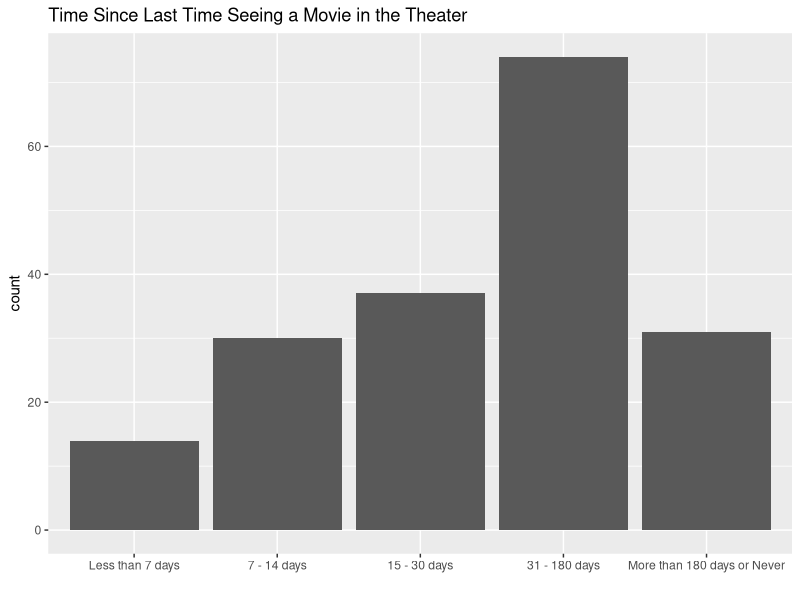
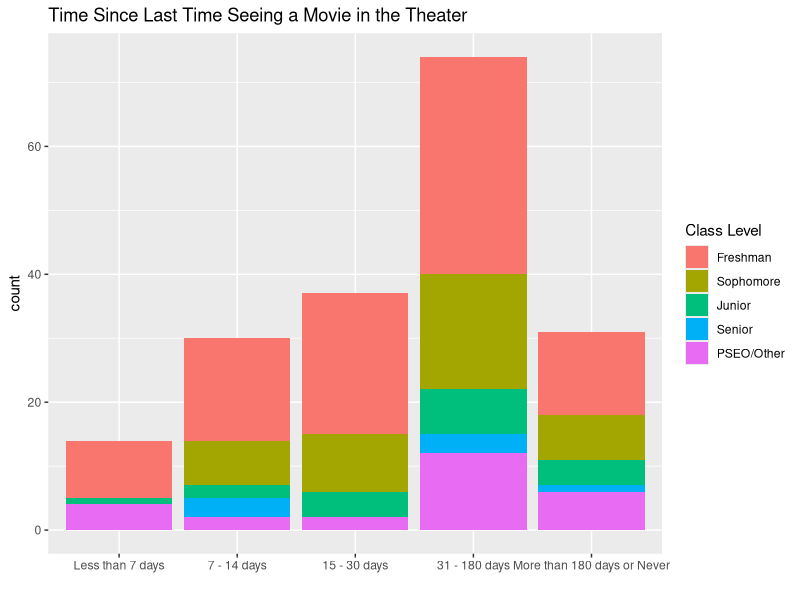
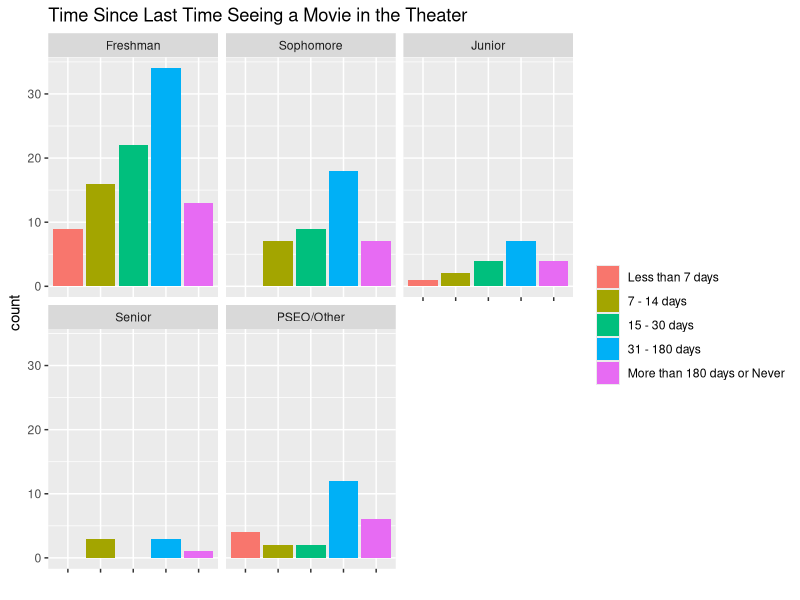
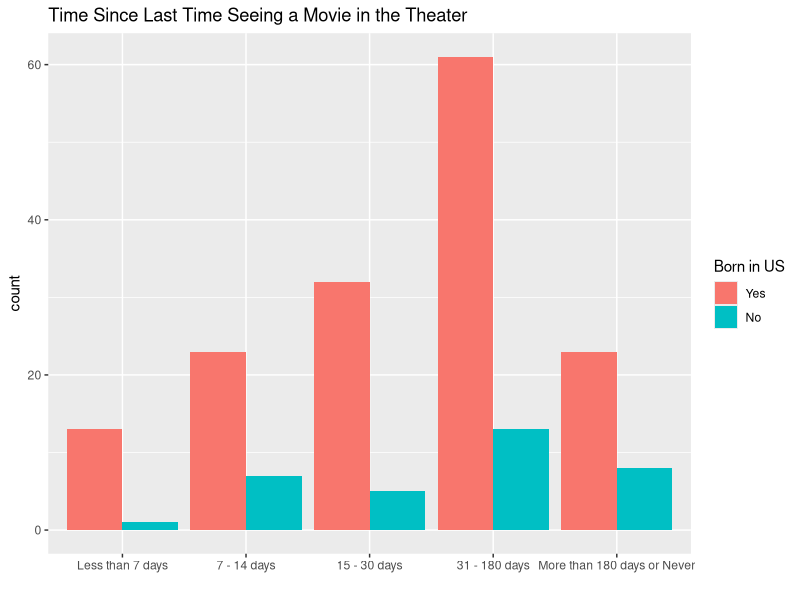
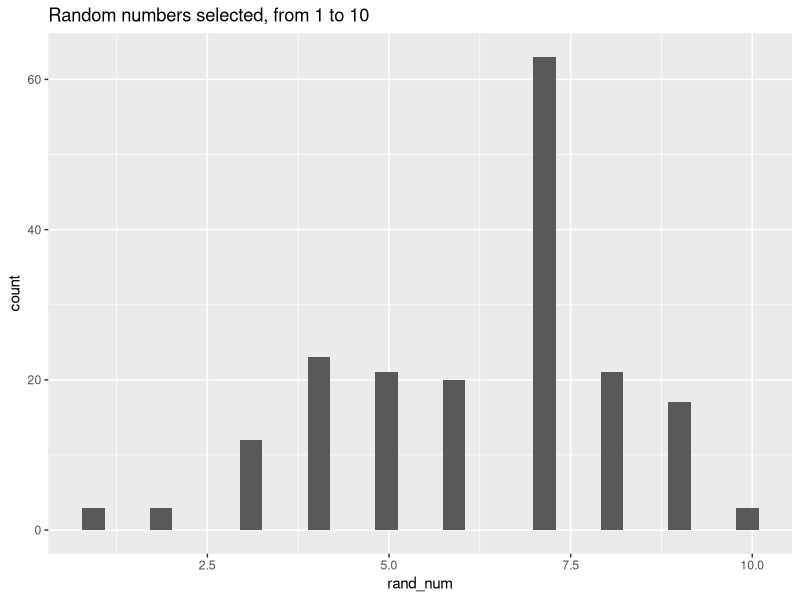
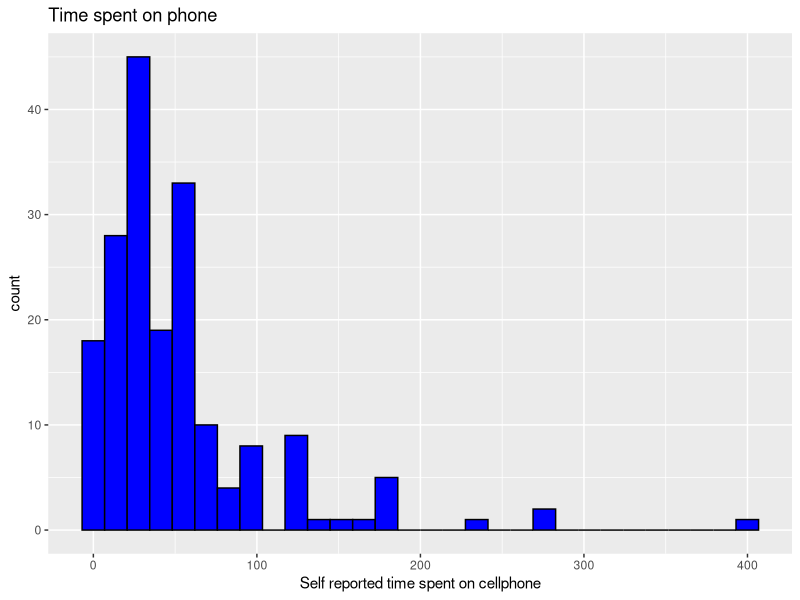
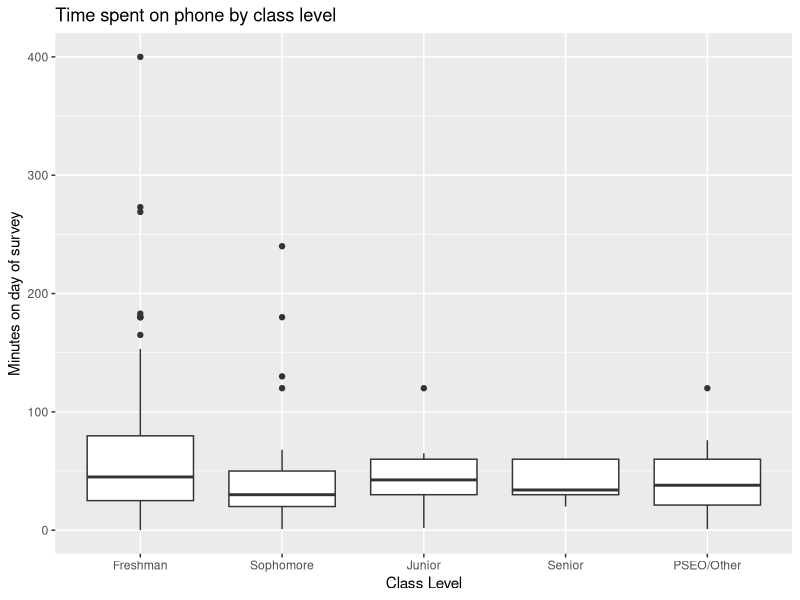
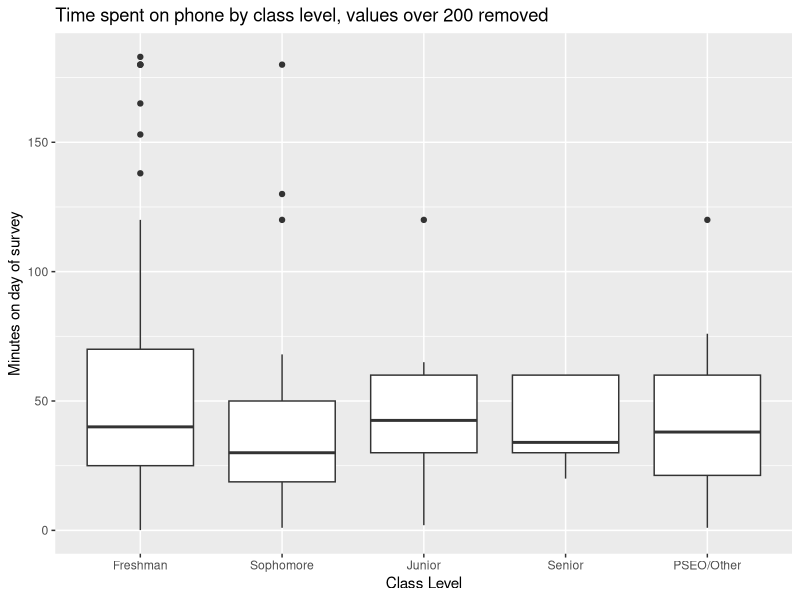

Source code (R) for these figures, in order:
## ---- chunk 1
# Load the tidyverse, ggplot and save the data to a tibble with a short 
library(tidyverse)
library(ggplot2)
#Create student data tibble

student_data<-read_csv("data.csv",locale=locale(encoding="latin1"))

student_data
## ---- chunk 2

 # First, I'll save the names as they are, in case I want to refer to them later in the app. 
  
og_questions<-colnames(student_data)
  
# Rename columns I'm keeping
studata<-student_data|>
  rename(
    num_pets = 7,
    dist = all_of(9),
    minutes = 10,
    how_old = 11,
    us_born = 12,
    name_ltrs = 13,
    since_movie = all_of(14),
    num_stuffies = 15,
    non_scsu = 16,
    stu_yr = 17,
    rand_num = 18,
    semester = 19,
    acad_yr = 20,
    dog = 21,
    cat = 22, 
    reptile = 23,
    fish = 24, 
    bird = 25,
    other = 26,
    none = 27)|>
  
  # Remove unneeded columns
  select(-c(1:6,8,28))|>
  
  #Change numerical values to 'Yes' or 'No', as appropriate.
  
  mutate(dog = if_else(dog == 1,"Yes","No"), 
         cat = if_else(cat == 1,"Yes","No"),
         reptile = if_else(reptile == 1,"Yes","No"),
         fish = if_else(fish == 1,"Yes","No"),
         bird = if_else(bird == 1,"Yes","No"),
         other = if_else(other == 1,"Yes","No"),
         none = if_else(none == 1,"No pets","Has pet(s)")) |>

  #Finally, before I start with the summaries, I'll create factors for my         qualitative variables and assign the levels, as appropriate.
  
 
  mutate(us_bornF = factor(us_born,levels=c("Yes","No")),
         since_movieF = factor(since_movie,levels=c("Less than 7 days","7 - 14 days","15 - 30 days","31 - 180 days","More than 180 days or Never")),
         non_scsuF = factor(non_scsu,levels=c("Yes","No")),
         stu_yrF = factor(stu_yr,levels=c("Freshman", "Sophomore", "Junior", "Senior","PSEO/Other")),
         semesterF = factor(semester,levels=c("Fall","Spring")),
         acad_yrF = factor(acad_yr,levels = c("2024/2025", "2025/2026","2026/2027")),
         dogF = factor(dog,levels=c("Yes","No")),
         catF = factor(cat,levels=c("Yes","No")),
         reptileF = factor(reptile,levels=c("Yes","No")),
         fishF = factor(fish,levels=c("Yes","No")),
         birdF = factor(bird,levels=c("Yes","No")),
         otherF = factor(other,levels=c("Yes","No")),
         noneF = factor(none,levels=c("Has pet(s)","No pets"))
         
         )

og_questions
studata
## ---- chunk 3
# First, mean and standard deviation
mean_sum<-apply(X=studata |> select(where(is.numeric)), 
                MARGIN = 2,
                FUN = function(x){
                  temp = c(mean(x),sd(x))
                  names(temp)<-c("mean", "sd")
                  temp
                }
)
mean_sum

## ---- chunk 4

#5 Number summaries
five_num_sum<-apply(X=studata |> select(where(is.numeric)), 
                MARGIN = 2,
                FUN = summary
)
five_num_sum
## ---- chunk 5
studata|>
  group_by(stu_yrF)|>
  summarize(count=n())
## ---- chunk 6
studata|>
  group_by(stu_yrF,non_scsuF)|>
  summarize(count = n())|>
  pivot_wider(names_from = non_scsuF, values_from = count)
## ---- chunk 7
studata|>
  group_by(stu_yrF,semesterF)|>
  summarize(count = n())|>
  pivot_wider(names_from = semesterF, values_from = count)
## ---- chunk 8
studata|>
  group_by(noneF)|>
  summarize(mean_stuffies = mean(num_stuffies))
## ---- chunk 9
studata|>
  group_by(acad_yrF)|>
  summarize(mean_guess = mean(how_old))
## ---- chunk 10
studata|>
  group_by(semesterF,acad_yrF)|>
  summarize(mean_guess = mean(how_old))|>
  pivot_wider(names_from = acad_yrF, values_from = mean_guess)
## ---- chunk 11
movie_bar<-ggplot(data=studata,aes(x=since_movieF))+geom_bar()+labs(
    title = "Time Since Last Time Seeing a Movie in the Theater",
    x = "")

movie_bar
## ---- chunk 12
movie_bar2<-ggplot(data=studata,aes(x = since_movieF, fill = stu_yrF))+geom_bar()+labs(
    title = "Time Since Last Time Seeing a Movie in the Theater",
    x = "") + scale_fill_discrete("Class Level")

movie_bar2
## ---- chunk 13
movie_bar3<-ggplot(data=studata,aes(x = since_movieF, fill = since_movieF))+geom_bar()+labs(
    title = "Time Since Last Time Seeing a Movie in the Theater",
    x = "") + facet_wrap(~ stu_yrF) + scale_fill_discrete("") + theme(axis.text.x = element_blank())

movie_bar3
## ---- chunk 14
movie_bar4<-ggplot(data=studata,aes(x = since_movieF, fill = us_bornF))+geom_bar(position = "dodge")+labs(
    title = "Time Since Last Time Seeing a Movie in the Theater",
    x = "") + scale_fill_discrete("Born in US")

movie_bar4
## ---- chunk 15
hist<-ggplot(data = studata, aes(rand_num))+geom_histogram()+labs(title = "Random numbers selected, from 1 to 10")
hist
## ---- chunk 16
hist2<-ggplot(data = studata, aes(minutes))+geom_histogram(fill="blue",color="black",linetype="solid")+labs(title = "Time spent on phone", x = "Self reported time spent on cellphone")
hist2
## ---- chunk 17
box<-ggplot(data = studata, aes(x = stu_yrF, y = minutes)) + geom_boxplot() + labs(title = "Time spent on phone by class level", x = "Class Level", y = "Minutes on day of survey")

box
## ---- chunk 18
#Remove data values over 200 minutes
temp_data<-studata|>filter(minutes<=200)

box2<-ggplot(data = temp_data, aes(x = stu_yrF, y = minutes)) + geom_boxplot() + labs(title = "Time spent on phone by class level, values over 200 removed", x = "Class Level", y = "Minutes on day of survey")

box2
## ---- chunk 19
scat<-ggplot(studata, aes(x = dist, y = minutes, color = stu_yrF)) + geom_point() + labs(title = " Plot of distance traveled to class vs. time spent on phone", x = "Distance traveled" , y = "Time on phone", color = "Class level")

scat
## ---- chunk 20
age_vi<-ggplot(studata, aes(x = stu_yrF, y = how_old)) + geom_violin(scale = "area", fill = "blue") + labs(title = "Guesses for age by class level", x = "Class level" , y = "Age guess")

age_vi
